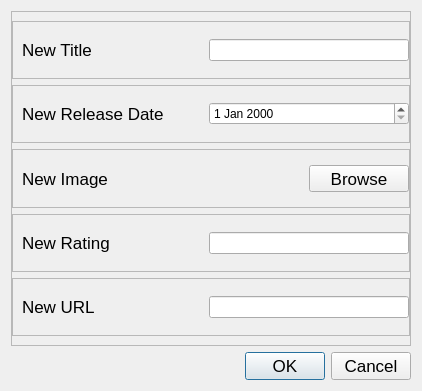
<?xml version="1.0" encoding="UTF-8"?>
<ui version="4.0">
 <class>AddDialog</class>
 <widget class="QDialog" name="AddDialog">
  <property name="geometry">
   <rect>
    <x>0</x>
    <y>0</y>
    <width>422</width>
    <height>391</height>
   </rect>
  </property>
  <property name="windowTitle">
   <string>Add New Anime</string>
  </property>
  <property name="windowIcon">
   <iconset>
    <normaloff>sidebar/Crunchyroll_Logo.png</normaloff>sidebar/Crunchyroll_Logo.png</iconset>
  </property>
  <layout class="QVBoxLayout" name="verticalLayout">
   <item>
    <widget class="QFrame" name="frame">
     <property name="frameShape">
      <enum>QFrame::StyledPanel</enum>
     </property>
     <property name="frameShadow">
      <enum>QFrame::Raised</enum>
     </property>
     <layout class="QVBoxLayout" name="verticalLayout_2">
      <property name="leftMargin">
       <number>0</number>
      </property>
      <property name="rightMargin">
       <number>0</number>
      </property>
      <item>
       <widget class="QFrame" name="titleFrame">
        <property name="frameShape">
         <enum>QFrame::StyledPanel</enum>
        </property>
        <property name="frameShadow">
         <enum>QFrame::Raised</enum>
        </property>
        <layout class="QHBoxLayout" name="horizontalLayout">
         <property name="spacing">
          <number>20</number>
         </property>
         <property name="rightMargin">
          <number>0</number>
         </property>
         <item>
          <widget class="QLabel" name="titleLabel">
           <property name="minimumSize">
            <size>
             <width>100</width>
             <height>0</height>
            </size>
           </property>
           <property name="font">
            <font>
             <pointsize>13</pointsize>
            </font>
           </property>
           <property name="text">
            <string>New Title</string>
           </property>
          </widget>
         </item>
         <item>
          <widget class="QLineEdit" name="titleInput">
           <property name="maximumSize">
            <size>
             <width>200</width>
             <height>16777215</height>
            </size>
           </property>
          </widget>
         </item>
        </layout>
       </widget>
      </item>
      <item>
       <widget class="QFrame" name="releasedateFrame">
        <property name="frameShape">
         <enum>QFrame::StyledPanel</enum>
        </property>
        <property name="frameShadow">
         <enum>QFrame::Raised</enum>
        </property>
        <layout class="QHBoxLayout" name="horizontalLayout_2">
         <property name="spacing">
          <number>5</number>
         </property>
         <property name="rightMargin">
          <number>0</number>
         </property>
         <item>
          <widget class="QLabel" name="releasedateLabel">
           <property name="minimumSize">
            <size>
             <width>100</width>
             <height>0</height>
            </size>
           </property>
           <property name="font">
            <font>
             <pointsize>13</pointsize>
            </font>
           </property>
           <property name="text">
            <string>New Release Date</string>
           </property>
          </widget>
         </item>
         <item>
          <widget class="QDateEdit" name="releasedateInput">
           <property name="sizePolicy">
            <sizepolicy hsizetype="Expanding" vsizetype="Fixed">
             <horstretch>0</horstretch>
             <verstretch>0</verstretch>
            </sizepolicy>
           </property>
           <property name="maximumSize">
            <size>
             <width>200</width>
             <height>16777215</height>
            </size>
           </property>
          </widget>
         </item>
        </layout>
       </widget>
      </item>
      <item>
       <widget class="QFrame" name="imageFrame">
        <property name="frameShape">
         <enum>QFrame::StyledPanel</enum>
        </property>
        <property name="frameShadow">
         <enum>QFrame::Raised</enum>
        </property>
        <layout class="QHBoxLayout" name="horizontalLayout_3">
         <property name="spacing">
          <number>20</number>
         </property>
         <property name="rightMargin">
          <number>0</number>
         </property>
         <item>
          <widget class="QLabel" name="imageLabel">
           <property name="minimumSize">
            <size>
             <width>100</width>
             <height>0</height>
            </size>
           </property>
           <property name="font">
            <font>
             <pointsize>13</pointsize>
            </font>
           </property>
           <property name="text">
            <string>New Image</string>
           </property>
          </widget>
         </item>
         <item>
          <widget class="QToolButton" name="uploadImgButton">
           <property name="minimumSize">
            <size>
             <width>100</width>
             <height>0</height>
            </size>
           </property>
           <property name="maximumSize">
            <size>
             <width>100</width>
             <height>16777215</height>
            </size>
           </property>
           <property name="font">
            <font>
             <pointsize>13</pointsize>
            </font>
           </property>
           <property name="text">
            <string>Browse</string>
           </property>
           <property name="checkable">
            <bool>true</bool>
           </property>
           <property name="autoExclusive">
            <bool>true</bool>
           </property>
          </widget>
         </item>
        </layout>
       </widget>
      </item>
      <item>
       <widget class="QFrame" name="ratingFrame">
        <property name="frameShape">
         <enum>QFrame::StyledPanel</enum>
        </property>
        <property name="frameShadow">
         <enum>QFrame::Raised</enum>
        </property>
        <layout class="QHBoxLayout" name="horizontalLayout_4">
         <property name="spacing">
          <number>20</number>
         </property>
         <property name="rightMargin">
          <number>0</number>
         </property>
         <item>
          <widget class="QLabel" name="ratingLabel">
           <property name="minimumSize">
            <size>
             <width>100</width>
             <height>0</height>
            </size>
           </property>
           <property name="font">
            <font>
             <pointsize>13</pointsize>
            </font>
           </property>
           <property name="text">
            <string>New Rating</string>
           </property>
          </widget>
         </item>
         <item>
          <widget class="QLineEdit" name="ratingInput">
           <property name="maximumSize">
            <size>
             <width>200</width>
             <height>16777215</height>
            </size>
           </property>
          </widget>
         </item>
        </layout>
       </widget>
      </item>
      <item>
       <widget class="QFrame" name="urlFrame">
        <property name="frameShape">
         <enum>QFrame::StyledPanel</enum>
        </property>
        <property name="frameShadow">
         <enum>QFrame::Raised</enum>
        </property>
        <layout class="QHBoxLayout" name="horizontalLayout_5">
         <property name="spacing">
          <number>20</number>
         </property>
         <property name="rightMargin">
          <number>0</number>
         </property>
         <item>
          <widget class="QLabel" name="urlLabel">
           <property name="minimumSize">
            <size>
             <width>100</width>
             <height>0</height>
            </size>
           </property>
           <property name="font">
            <font>
             <pointsize>13</pointsize>
            </font>
           </property>
           <property name="text">
            <string>New URL</string>
           </property>
          </widget>
         </item>
         <item>
          <widget class="QLineEdit" name="urlInput">
           <property name="maximumSize">
            <size>
             <width>200</width>
             <height>16777215</height>
            </size>
           </property>
          </widget>
         </item>
        </layout>
       </widget>
      </item>
     </layout>
    </widget>
   </item>
   <item>
    <widget class="QDialogButtonBox" name="buttonBox">
     <property name="font">
      <font>
       <pointsize>13</pointsize>
      </font>
     </property>
     <property name="orientation">
      <enum>Qt::Horizontal</enum>
     </property>
     <property name="standardButtons">
      <set>QDialogButtonBox::Cancel|QDialogButtonBox::Ok</set>
     </property>
    </widget>
   </item>
  </layout>
 </widget>
 <resources/>
 <connections>
  <connection>
   <sender>buttonBox</sender>
   <signal>accepted()</signal>
   <receiver>AddDialog</receiver>
   <slot>accept()</slot>
   <hints>
    <hint type="sourcelabel">
     <x>248</x>
     <y>254</y>
    </hint>
    <hint type="destinationlabel">
     <x>157</x>
     <y>274</y>
    </hint>
   </hints>
  </connection>
  <connection>
   <sender>buttonBox</sender>
   <signal>rejected()</signal>
   <receiver>AddDialog</receiver>
   <slot>reject()</slot>
   <hints>
    <hint type="sourcelabel">
     <x>316</x>
     <y>260</y>
    </hint>
    <hint type="destinationlabel">
     <x>286</x>
     <y>274</y>
    </hint>
   </hints>
  </connection>
 </connections>
</ui>
